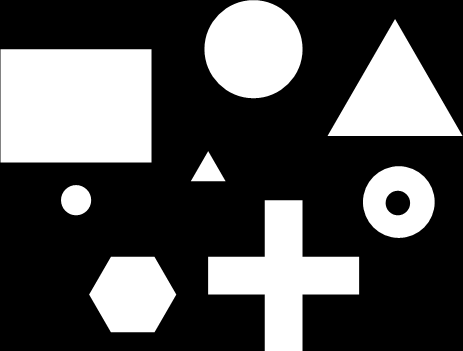
#> input picture ipcv/uebung01/images/Figuren.png, 463 x 351 px
$ jupyter execute opencv_uebung2.ipynb   (shell and % lines are left out)   (older library calls are emulated)
#> lines starting #> are read from the running program, lines starting #| are printed output that depends on the picture; after the words box and inside, x2 and y2 are one past the last pixel; in counts of white or black regions, pixels touching at a corner belong together
# Übung 2: Morphologische Operationen

### Einführung

In dieser Übung wollen wir morphologische Operationen in OpenCV betrachten.

[cell 1]
# OpenCV needs to be included first
import cv2
import numpy as np

# for displaying images in jupyter

import matplotlib as mpl
from matplotlib import pyplot as plt
mpl.rcParams['figure.dpi']= 200

### Aufgabe 1: Dilate and Erode

Morphologische Operationen werden typischerweise auf binären Bildern angewendet. (Die OpenGL Implementationen verwenden jeweils die Maximum Operationen zwischen Strukturelement und Bild, sodass die Operationen zumindest auch auf Grauwert Bildern durchgeführt werden können, ausserdem werden die Operationen auf allen Kanälen angewendet.)

Ein Beispiel Bild steht unter images/Figuren.png zur Verfügung. Typischerweise erhalten sie ein binäres Bild sonst mit einer Schwellwert (Threshold) Operation.

[cell 2]
image = cv2.imread('images/Figuren.png')
#> image is the input picture: shape (351, 463, 3); min 0, max 255, mean 82
plt.imshow(image)

Wenden Sie die morphologischen Operationen dilate und erode mit verschiedenen Strukturelementen und verschiedenen Grössen an. Strukturelemente können mit der Funktion `getStructuringElement` erzeugt werden. Die OpenGL Implementation erlaube es auch die Operationen mit einem Aufruf mehrmals anzuwenden.

[cell 3]
struct = cv2.getStructuringElement(cv2.MORPH_CROSS, (3, 3))
plt.imshow(struct, cmap='gray')
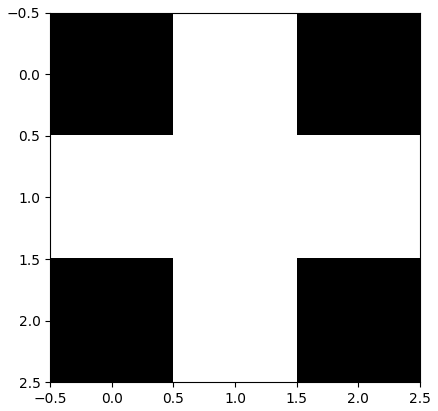
#> figure drawn by matplotlib, 1 panel

[cell 4]
image_dilate = cv2.dilate(image, struct,iterations=10)
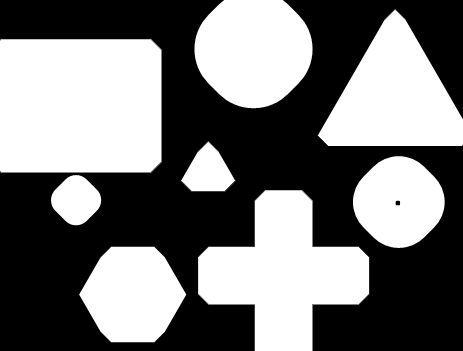
#> image_dilate: shape (351, 463, 3); min 0, max 255, mean 119
plt.imshow(image_dilate)

[cell 5]
image_erode = cv2.erode(image, struct, iterations=10)
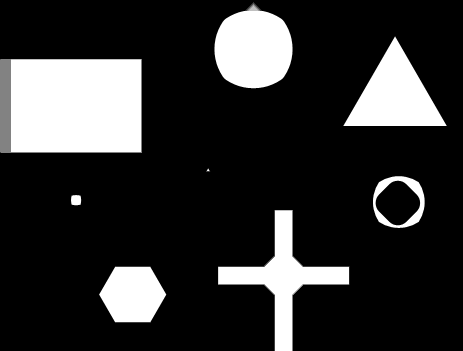
#> image_erode: shape (351, 463, 3); min 0, max 255, mean 48.5
plt.imshow(image_erode)

### Aufgabe 2: Opening/Closing

Für Opening und Closing kann in OpenCV die Funktion `morphologyEx` verwendet werden. Wie wirkt sich opening and closing auf das Beispielbild aus?

[cell 6]
image_open = cv2.morphologyEx(image, cv2.MORPH_OPEN, struct)
plt.imshow(image_open)

[cell 7]
image_close = cv2.morphologyEx(image, cv2.MORPH_CLOSE, struct)
plt.imshow(image_close)

### Aufgabe 3: Kugeln zählen

Finden Sie eine Sequenz von OpenCV Operationen die die Kugeln in folgenden Bild zählt? Als Ausgabe sollten sie dann also schlussendlich eine Zahl (zu Speichern in `nr_kugeln`) erhalten.

Hinweis: Beachten Sie dass die Kugeln schwarz auf hellem Hintergrund dargestellt sind.

[cell 8]
nr_kugeln = 0
kugeln = cv2.imread('images/Kugeln.jpg')
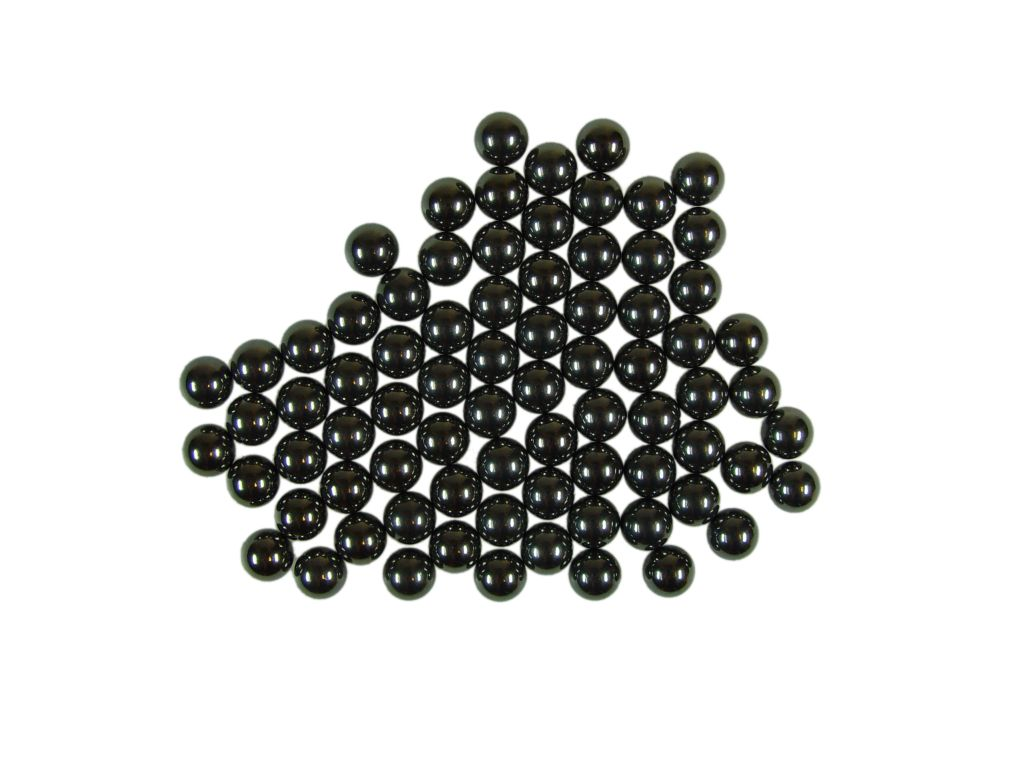
#> input picture ipcv/uebung01/images/Kugeln.jpg, 1024 x 768 px
#> kugeln is the input picture: shape (768, 1024, 3); mean B, G, R 207, 208.4, 207.9

kugeln = cv2.cvtColor(kugeln, cv2.COLOR_BGR2GRAY)
#> kugeln: shape (768, 1024)

strct = cv2.getStructuringElement(cv2.MORPH_ELLIPSE, (3, 3))

kugeln = cv2.erode(kugeln, strct, iterations=3)
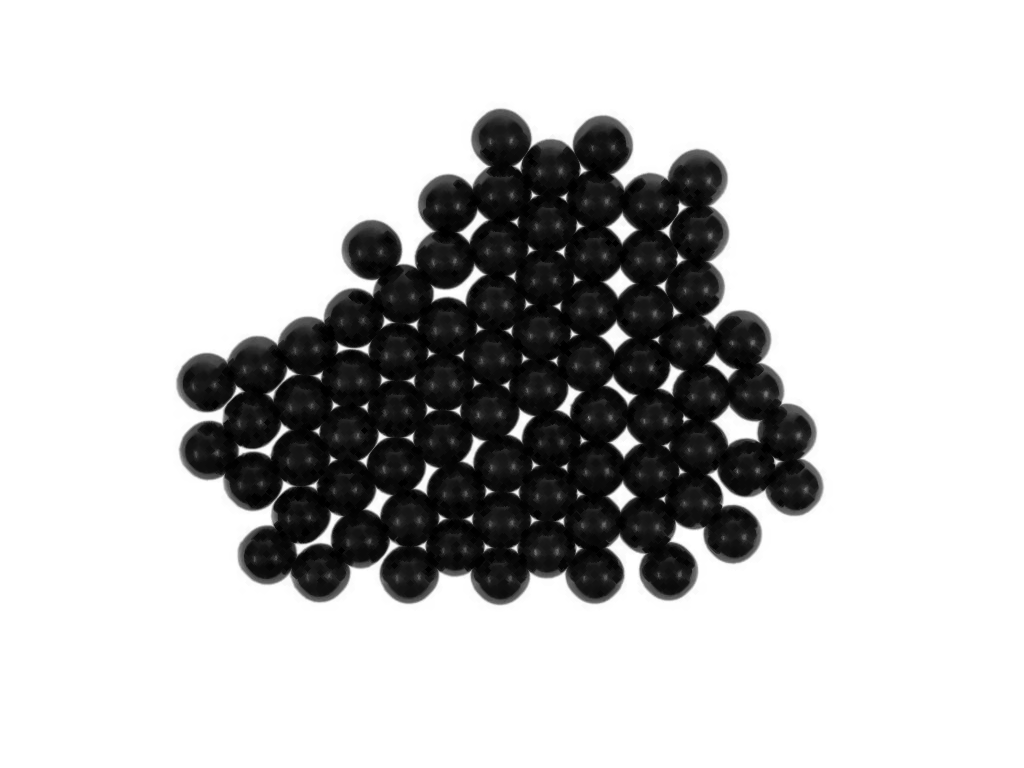
#> kugeln: shape (768, 1024); min 0, max 255, mean 196.7
plt.subplot(1,2,1)
plt.imshow(kugeln, cmap='gray')
kugeln = cv2.dilate(kugeln, strct, iterations=20)
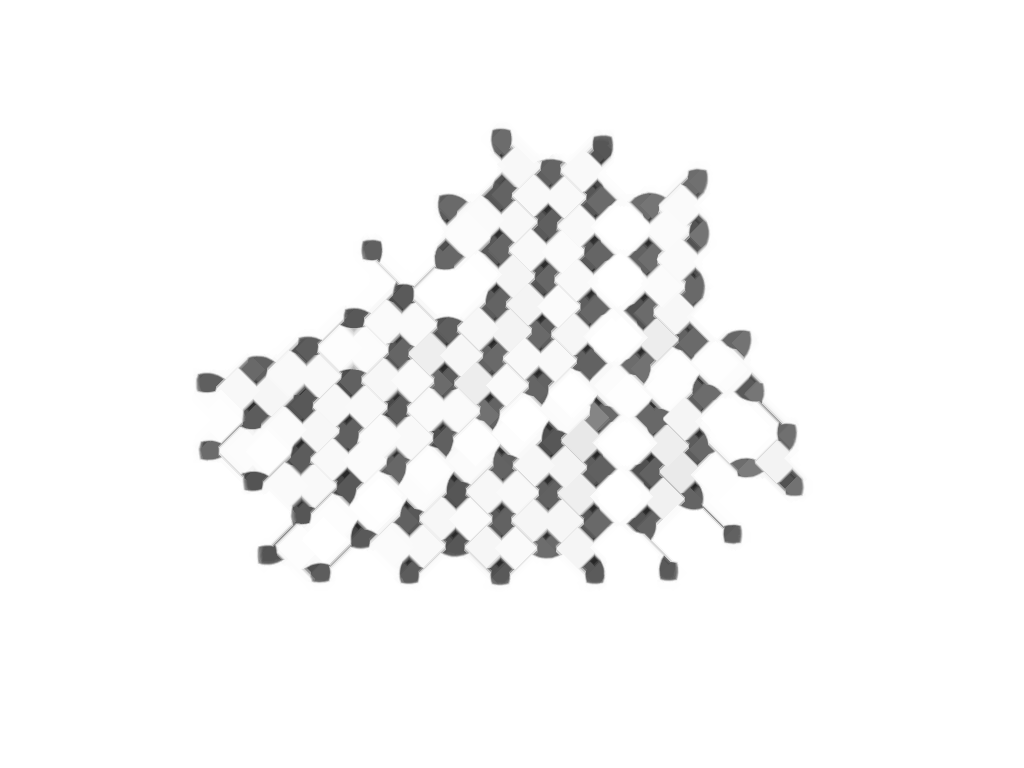
#> kugeln: shape (768, 1024); min 34, max 255, mean 245.4
plt.subplot(1,2,2)
plt.imshow(kugeln, cmap='gray')

ret, thresh = cv2.threshold(kugeln, 127, 255, 0)
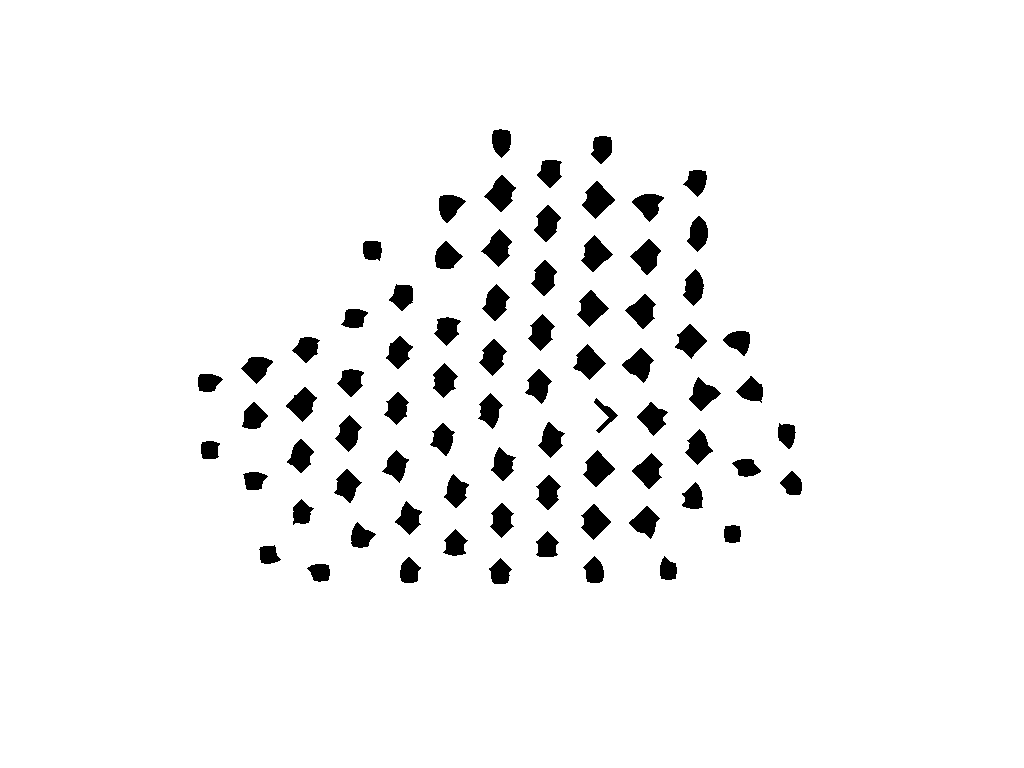
#> thresh: shape (768, 1024); 95.3% white; 77 black regions
im2, contours, hierarchy = cv2.findContours(thresh, cv2.RETR_TREE, cv2.CHAIN_APPROX_SIMPLE)
#> contours = 78 contours; largest, box (x1, y1, x2, y2) and area: (0, 0, 1024, 768) 784641, (581, 180, 616, 220) 707, (582, 449, 616, 488) 672, (483, 174, 517, 213) 665, (576, 289, 610, 328) 664

nr_kugeln = len(contours)
#> nr_kugeln = 78

print('Anzahl Kugeln: {}'.format(nr_kugeln))
#| Anzahl Kugeln: 78
